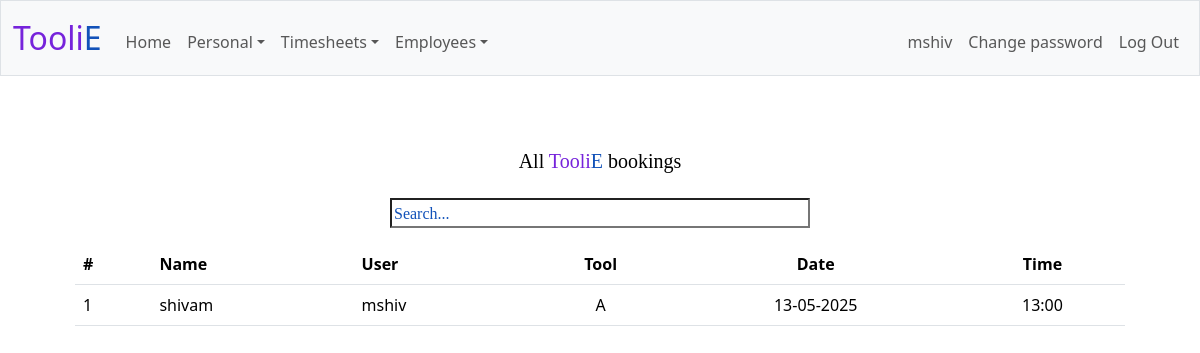
/allbookings (signed in), run on the app's committed database.
### tables this page shows
CREATE TABLE bookings (
    id INTEGER PRIMARY KEY,
    user_id VARCHAR(5) NOT NULL,
    tool_name CHAR(1) NOT NULL,
    date DATE NOT NULL,
    timeslot STR NOT NULL
);

CREATE TABLE users (
    id INTEGER PRIMARY KEY,
    username VARCHAR(255) NOT NULL,
    user_id VARCHAR(5) NOT NULL,
    password_hash VARCHAR(255) NOT NULL
);

### app.py (the view)
@app.route("/allbookings", methods=["GET", "POST"])
@login_required
def allbookings():
    db = get_db()
    bookings = db.execute("SELECT bookings.*, users.username FROM bookings JOIN users ON bookings.user_id = users.user_id ORDER BY date, timeslot")
    return render_template("allbookings.html", bookings=bookings)

### app.py (called while the page is built)
@app.after_request
def after_request(response):
    response.headers["Cache-Control"] = "no-cache, no-store, must-revalidate"
    response.headers["Expires"] = 0
    response.headers["Pragma"] = "no-cache"
    return response

### helpers.py (called while the page is built)
def login_required(f):
    @wraps(f)
    def decorated_function(*args, **kwargs):
        if session.get("user_id") is None:
            return redirect("/login")
        return f(*args, **kwargs)
    return decorated_function

def get_db():
    if 'db' not in g:
        g.db = sqlite3.connect(DATABASE)
        g.db.row_factory = sqlite3.Row  # allows you to access rows like dictionaries
    return g.db

### templates/allbookings.html (shortened to what this page needs)
{% extends "layout.html" %}
{% block main %}
<h2 class="home-body">
    <p class="home-space">All <span class="purple">Tooli</span><span class="blue">E</span> bookings</p>
</h2>
<p><input class="searchbar" type="text" id="searchInput" placeholder="Search..."></p>
<div class="mb-3">
    <table class="table table-hover" id="bookingsTable">
        <thead>
            <tr>
                <th class="text-start" scope="col">#</th>
                <th class="text-start" scope="col">Name</th>
                <th class="text-start" scope="col">User</th>
                <th class="text-center" scope="col">Tool</th>
                <th class="text-center" scope="col">Date</th>
                <th class="text-center" scope="col">Time</th>
            </tr>
        </thead>
        <tbody>
            {% for booking in bookings %}
            <tr>
                <td class="text-start">{{ loop.index }}</td>
                <td class="text-start">{{ booking.username }}</td>
                <td class="text-start">{{ booking.user_id }}</td>
                <td class="text-center">{{ booking.tool_name }}</td>
                <td class="text-center">{{ booking.date }}</td>
                <td class="text-center">{{ booking.timeslot }}</td>
            </tr>
            {% endfor %}
        </tbody>
    </table>
</div>
{% endblock %}

### static/styles.css (style rules this page uses)
.blue { color: #1252b9; }
.purple { color: #7623db; }
h2 { font-family: 'Courier New', monospace; font-size: 20px; color: #000000; }
.home-body { text-align: center; margin: 0 auto; font-family: 'Verdana'; margin-left: 10px; margin-right: 10px; }
.home-space { margin-top: 25px; margin-bottom: 25px; }
.searchbar { text-align: left; width: 40%; background-color: #ffffff; color: #000000; }
.searchbar::placeholder { color: #1252b9; font-family: 'Garamond'; }

### data on the page
bookings: username "shivam", user_id "mshiv", tool_name "A", date "13-05-2025", timeslot "13:00"

### other printed values
{{ session["user_id"] }} "mshiv"
